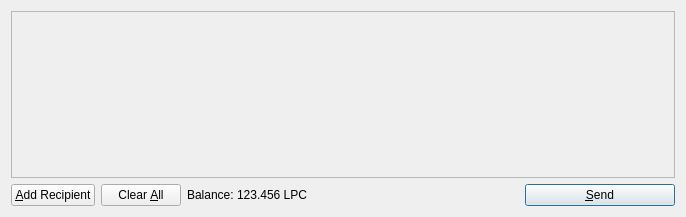
<?xml version="1.0" encoding="UTF-8"?>
<ui version="4.0">
 <class>SendCoinsDialog</class>
 <widget class="QDialog" name="SendCoinsDialog">
  <property name="geometry">
   <rect>
    <x>0</x>
    <y>0</y>
    <width>686</width>
    <height>217</height>
   </rect>
  </property>
  <property name="windowTitle">
   <string>Send Coins</string>
  </property>
  <layout class="QVBoxLayout" name="verticalLayout">
   <item>
    <widget class="QScrollArea" name="scrollArea">
     <property name="widgetResizable">
      <bool>true</bool>
     </property>
     <widget class="QWidget" name="scrollAreaWidgetContents">
      <property name="geometry">
       <rect>
        <x>0</x>
        <y>0</y>
        <width>666</width>
        <height>165</height>
       </rect>
      </property>
      <layout class="QVBoxLayout" name="verticalLayout_2">
       <property name="margin">
        <number>0</number>
       </property>
       <item>
        <layout class="QVBoxLayout" name="entries">
         <property name="spacing">
          <number>6</number>
         </property>
        </layout>
       </item>
       <item>
        <spacer name="verticalSpacer">
         <property name="orientation">
          <enum>Qt::Vertical</enum>
         </property>
         <property name="sizeHint" stdset="0">
          <size>
           <width>20</width>
           <height>40</height>
          </size>
         </property>
        </spacer>
       </item>
      </layout>
     </widget>
    </widget>
   </item>
   <item>
    <layout class="QHBoxLayout" name="horizontalLayout">
     <item>
      <widget class="QPushButton" name="addButton">
       <property name="toolTip">
        <string>Send to multiple recipients at once</string>
       </property>
       <property name="text">
        <string>&amp;Add Recipient</string>
       </property>
       <property name="icon">
        <iconset resource="../bitcoin.qrc">
         <normaloff>:/icons/add</normaloff>:/icons/add</iconset>
       </property>
       <property name="autoDefault">
        <bool>false</bool>
       </property>
      </widget>
     </item>
     <item>
      <widget class="QPushButton" name="clearButton">
       <property name="sizePolicy">
        <sizepolicy hsizetype="Minimum" vsizetype="Fixed">
         <horstretch>0</horstretch>
         <verstretch>0</verstretch>
        </sizepolicy>
       </property>
       <property name="toolTip">
        <string>Remove all transaction fields</string>
       </property>
       <property name="text">
        <string>Clear &amp;All</string>
       </property>
       <property name="icon">
        <iconset resource="../bitcoin.qrc">
         <normaloff>:/icons/remove</normaloff>:/icons/remove</iconset>
       </property>
       <property name="autoRepeatDelay">
        <number>300</number>
       </property>
       <property name="autoDefault">
        <bool>false</bool>
       </property>
      </widget>
     </item>
     <item>
      <layout class="QHBoxLayout" name="horizontalLayout_2">
       <property name="spacing">
        <number>3</number>
       </property>
       <item>
        <widget class="QLabel" name="label">
         <property name="text">
          <string>Balance:</string>
         </property>
        </widget>
       </item>
       <item>
        <widget class="QLabel" name="labelBalance">
         <property name="cursor">
          <cursorShape>IBeamCursor</cursorShape>
         </property>
         <property name="text">
          <string>123.456 LPC</string>
         </property>
         <property name="textInteractionFlags">
          <set>Qt::LinksAccessibleByMouse|Qt::TextSelectableByKeyboard|Qt::TextSelectableByMouse</set>
         </property>
        </widget>
       </item>
      </layout>
     </item>
     <item>
      <spacer name="horizontalSpacer">
       <property name="orientation">
        <enum>Qt::Horizontal</enum>
       </property>
       <property name="sizeHint" stdset="0">
        <size>
         <width>40</width>
         <height>20</height>
        </size>
       </property>
      </spacer>
     </item>
     <item>
      <widget class="QPushButton" name="sendButton">
       <property name="minimumSize">
        <size>
         <width>150</width>
         <height>0</height>
        </size>
       </property>
       <property name="toolTip">
        <string>Confirm the send action</string>
       </property>
       <property name="text">
        <string>&amp;Send</string>
       </property>
       <property name="icon">
        <iconset resource="../bitcoin.qrc">
         <normaloff>:/icons/send</normaloff>:/icons/send</iconset>
       </property>
       <property name="default">
        <bool>true</bool>
       </property>
      </widget>
     </item>
    </layout>
   </item>
  </layout>
 </widget>
 <resources>
  <include location="../bitcoin.qrc"/>
 </resources>
 <connections/>
</ui>
